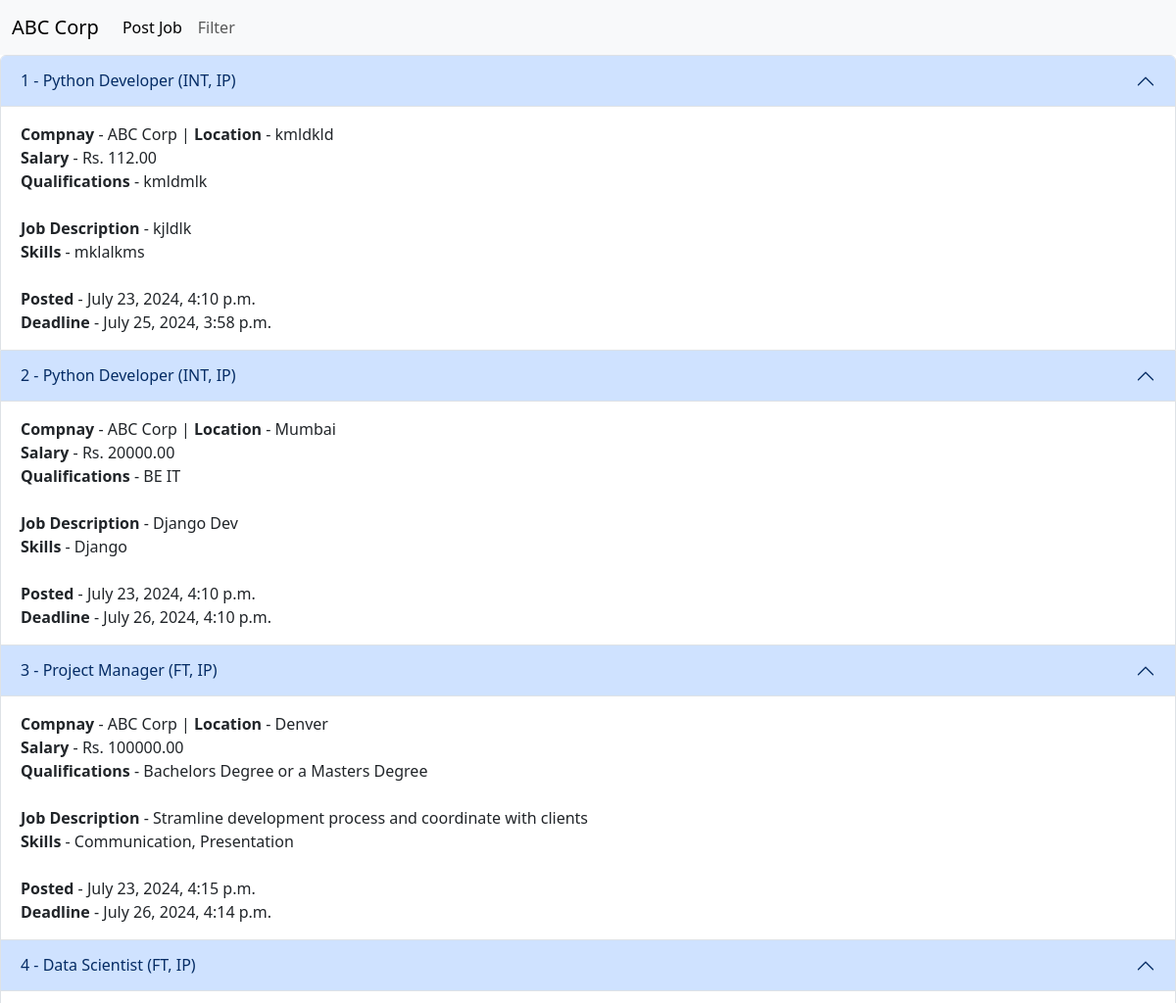
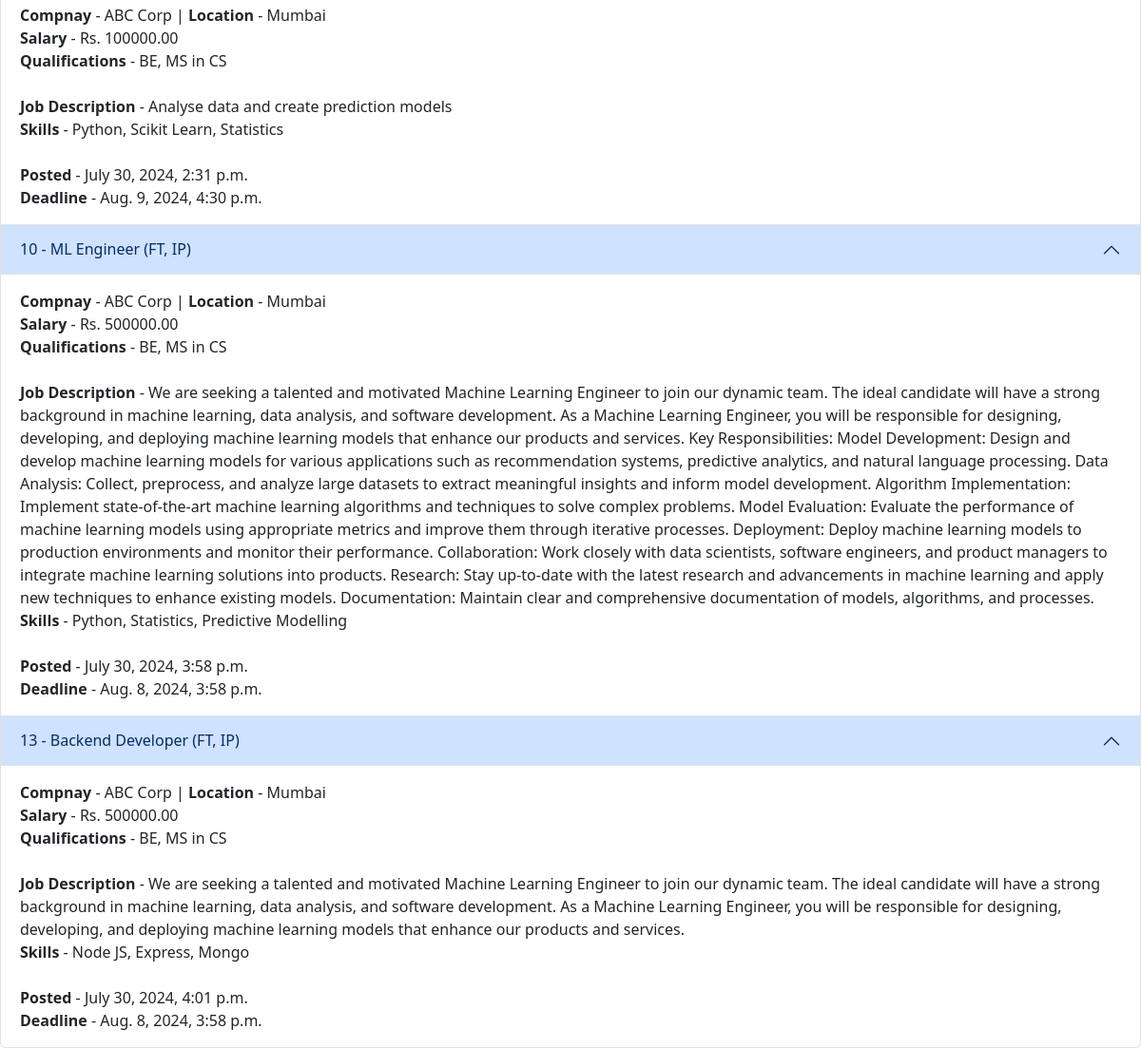
Screenshot of /all-jobs (signed in) with the database file from the repository (2 pictures, top to bottom).
### JobPortalApp/models.py (models this page shows)
class Company(models.Model):
    company_email = models.EmailField(max_length=50, default="")
    company_password = models.CharField(max_length=20, default="")
    company_name = models.CharField(max_length=50)
    company_id = models.AutoField(primary_key=True)
    company_about = models.TextField(max_length=255)
    website_link = models.URLField(max_length=200)
    def __str__(self):
        return self.company_name

class JobRole(models.Model):
    job_role_name = models.CharField(max_length=50)
    job_role_company = models.ForeignKey(Company, on_delete=models.CASCADE)
    job_role_id = models.AutoField(primary_key=True)
    job_role_desc = models.TextField(max_length=255)
    job_role_location = models.CharField(max_length=50)
    job_role_salary = models.DecimalField(max_digits=10, decimal_places=2)
    job_role_qualifications = models.CharField(max_length=50)
    job_role_type = models.CharField(max_length=3, choices=[("FT", "Full Time"), ("PT", "Part Time"), ("INT", "Internship")])
    job_role_mode = models.CharField(max_length=2, choices=[("R", "Remote"), ("H", "Hybrid"), ("IP", "In Person")])
    job_role_skills = models.TextField(max_length=50)
    job_role_posted = models.DateTimeField(default=datetime.datetime.now)
    job_role_deadline = models.DateTimeField()
    def __str__(self):
        return self.job_role_name

### JobPortalApp/views.py (the view)
# urls.py: path("all-jobs", views.all_jobs, name="all_jobs"),
def all_jobs(request):
    if 'company_id' not in request.session:
        return redirect("company_login")
    company_name = request.session.get("company_name", None)
    company_id = request.session.get("company_id", None)
    company = get_object_or_404(Company, pk=company_id)
    print("Login - ", company_name)
    jobs = JobRole.objects.filter(job_role_company=company)
    print(jobs)
    return render(request, "all_jobs.html", {'jobs': jobs, 'company_name': company_name})

### templates/all_jobs.html (shortened to what this page needs)
{% extends "base.html" %}
{% block content %}
<nav class="navbar navbar-expand-lg navbar-light bg-light">
    <div class="container-fluid">
        {% if company_name %}
        <a class="navbar-brand" href="#">{{company_name}}</a>
        {% endif %}
      <div class="collapse navbar-collapse" id="navbarNavAltMarkup">
        <div class="navbar-nav">
          <a class="nav-link active" aria-current="page" href="/post-job">Post Job</a>
          <a class="nav-link" href="#">Filter</a>
        </div>
      </div>
    </div>
  </nav>
<div class="accordion" id="accordionExample">
    {% if jobs %}
      {% for job in jobs %}
      <div class="accordion-item">
          <h2 class="accordion-header" id="headingOne">
            <button class="accordion-button" type="button" data-bs-toggle="collapse" data-bs-target="#collapseOne" aria-expanded="true" aria-controls="collapseOne">
              {{job.job_role_id}} - {{job.job_role_name}} ({{job.job_role_type}}, {{job.job_role_mode}})
            </button>
          </h2>
          <div id="collapseOne" class="accordion-collapse collapse show" aria-labelledby="headingOne" data-bs-parent="#accordionExample">
            <div class="accordion-body">
              <b>Compnay</b> - {{job.job_role_company}} | <b>Location</b> - {{job.job_role_location}}<br>
              <b>Salary</b> - Rs. {{job.job_role_salary}}<br>
              <b>Qualifications</b> - {{job.job_role_qualifications}}<br><br>
              <b>Job Description</b> - {{ job.job_role_desc }}<br>
              <b>Skills</b> - {{ job.job_role_skills }}<br><br>
              <b>Posted </b> - {{job.job_role_posted}}<br>
              <b>Deadline </b> - {{job.job_role_deadline}}
            </div>
          </div>
        </div>
      {% endfor %}
    {% endif %}
</div>
{% endblock content %}

### rows the page displays
Company: company_name "ABC Corp"
JobRole: job_role_id "1", job_role_name "Python Developer", job_role_type "INT", job_role_mode "IP", job_role_company "ABC Corp", job_role_location "kmldkld", job_role_salary "112.00", job_role_qualifications "kmldmlk", job_role_desc "kjldlk", job_role_skills "mklalkms", job_role_posted "July 23, 2024, 4:10 p.m.", job_role_deadline "July 25, 2024, 3:58 p.m."
JobRole: job_role_id "2", job_role_name "Python Developer", job_role_type "INT", job_role_mode "IP", job_role_company "ABC Corp", job_role_location "Mumbai", job_role_salary "20000.00", job_role_qualifications "BE IT", job_role_desc "Django Dev", job_role_skills "Django", job_role_posted "July 23, 2024, 4:10 p.m.", job_role_deadline "July 26, 2024, 4:10 p.m."
JobRole: job_role_id "3", job_role_name "Project Manager", job_role_type "FT", job_role_mode "IP", job_role_company "ABC Corp", job_role_location "Denver", job_role_salary "100000.00", job_role_qualifications "Bachelors Degree or a Masters Degree", job_role_desc "Stramline development process and coordinate with clients", job_role_skills "Communication, Presentation", job_role_posted "July 23, 2024, 4:15 p.m.", job_role_deadline "July 26, 2024, 4:14 p.m."
JobRole: job_role_id "4", job_role_name "Data Scientist", job_role_type "FT", job_role_mode "IP", job_role_company "ABC Corp", job_role_location "Mumbai", job_role_salary "100000.00", job_role_qualifications "BE, MS in CS", job_role_desc "Analyse data and create prediction models", job_role_skills "Python, Scikit Learn, Statistics", job_role_posted "July 30, 2024, 2:31 p.m.", job_role_deadline "Aug. 9, 2024, 4:30 p.m."
JobRole: job_role_id "10", job_role_name "ML Engineer", job_role_type "FT", job_role_mode "IP", job_role_company "ABC Corp", job_role_location "Mumbai", job_role_salary "500000.00", job_role_qualifications "BE, MS in CS", job_role_desc "We are seeking a talented and motivated Machine Learning Engineer to join our dynamic team. The ideal candidate will have a strong background in machine learning, data analysis, and software development. As a Machine Learning Engineer, you will be responsible for designing, developing, and deploying machine learning models that enhance our products and services. Key Responsibilities: Model Development: Design and develop machine learning models for various applications such as recommendation systems, predictive analytics, and natural language processing. Data Analysis: Collect, preprocess, and analyze large datasets to extract meaningful insights and inform model development. Algorithm…", job_role_skills "Python, Statistics, Predictive Modelling", job_role_posted "July 30, 2024, 3:58 p.m.", job_role_deadline "Aug. 8, 2024, 3:58 p.m."
JobRole: job_role_id "13", job_role_name "Backend Developer", job_role_type "FT", job_role_mode "IP", job_role_company "ABC Corp", job_role_location "Mumbai", job_role_salary "500000.00", job_role_qualifications "BE, MS in CS", job_role_desc "We are seeking a talented and motivated Machine Learning Engineer to join our dynamic team. The ideal candidate will have a strong background in machine learning, data analysis, and software development. As a Machine Learning Engineer, you will be responsible for designing, developing, and deploying machine learning models that enhance our products and services.", job_role_skills "Node JS, Express, Mongo", job_role_posted "July 30, 2024, 4:01 p.m.", job_role_deadline "Aug. 8, 2024, 3:58 p.m."
